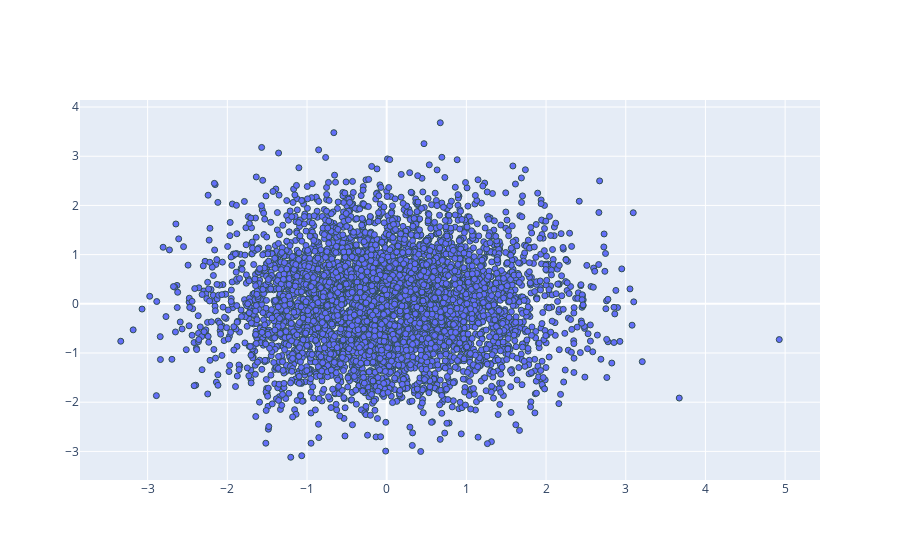

Write notebook code for a chart like this one.
### Code cell
N = 5000

# Create figure
fig = go.Figure()
start = timeit.default_timer()
fig.add_trace(
    go.Scatter(
        x = np.random.randn(N),
        y = np.random.randn(N),
        mode = 'markers',
        marker = dict(
            line = dict(
                width = 1,
                color = 'DarkSlateGrey')
        )
    )
)

fig.show()
end = timeit.default_timer()
print(end-start)

### Figure 1 — Plotly figure (JSON) as saved in the notebook; plotly's stock layout.template omitted (floating-point values rounded to 4 significant figures; data arrays with more than 128 entries replaced by an {"elided": "..."} marker saying what was removed)
{"data": [{"marker": {"line": {"color": "DarkSlateGrey", "width": 1}}, "mode": "markers", "type": "scatter", "x": {"elided": "5000 float values"}, "y": {"elided": "5000 float values"}}], "layout": {}}
